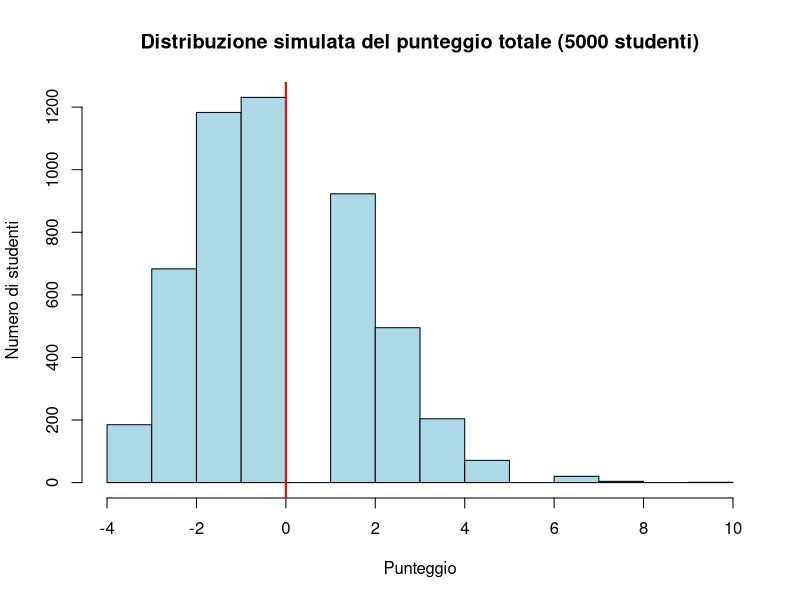

Write R code to recreate this figure.
## ---- chunk 1
#| echo: false
#| output: false
library(ggplot2)
set.seed(42)
## ---- chunk 2
# Punteggi possibili
x <- c(0, 1, 2)

# Probabilità
p <- c(0.70, 0.20, 0.10)
## ---- chunk 3
sum(p)
## ---- chunk 4
media <- sum(x * p)
media
## ---- chunk 5
x * p
## ---- chunk 6
media_quadrati <- sum(x^2 * p)
media_quadrati
## ---- chunk 7
varianza <- media_quadrati - media^2
varianza
## ---- chunk 8
sqrt(varianza)
## ---- chunk 9
# Dati
x <- c(0, 1, 2)
p <- c(0.70, 0.20, 0.10)

# Calcoli
media    <- sum(x * p)
varianza <- sum(x^2 * p) - media^2
sd       <- sqrt(varianza)

# Risultati
c(Media = media, Varianza = varianza, SD = sd)
## ---- chunk 10
# Estrai 10 valori da x, con le probabilità p
sample(x, size = 10, replace = TRUE, prob = p)
## ---- chunk 11
campione <- sample(x, size = 10000, replace = TRUE, prob = p)
## ---- chunk 12
mean(campione)
## ---- chunk 13
# Media
c(Teorica = media, Simulata = mean(campione))
## ---- chunk 14
# Varianza (nota: var() usa n-1, quindi è leggermente diversa)
c(Teorica = varianza, Simulata = var(campione))
## ---- chunk 15
# Dati
x <- 1:5
p <- c(0.10, 0.25, 0.35, 0.20, 0.10)

# Calcoli
media    <- sum(x * p)
varianza <- sum(x^2 * p) - media^2

c(Media = media, SD = sqrt(varianza))
## ---- chunk 16
campione <- sample(x, size = 5000, replace = TRUE, prob = p)

c(Media_teorica = media, Media_simulata = mean(campione))
## ---- chunk 17
# Simula 5000 studenti: ciascuno ha 15 domande, prob. successo = 0.2
num_corrette <- rbinom(5000, size = 15, prob = 0.2)
## ---- chunk 18
# Calcola il punteggio totale per ogni studente
punteggi_totali <- 1.25 * num_corrette - 3.75
## ---- chunk 19
# Valori teorici
media_teorica <- 0
sd_teorica <- sqrt(15 * 0.25)  # Varianza per una domanda = 0.25

# Valori simulati
confronto <- data.frame(
  Statistica = c("Media", "Deviazione Standard"),
  Teorica = c(media_teorica, sd_teorica),
  Simulata = c(mean(punteggi_totali), sd(punteggi_totali))
)

confronto
## ---- chunk 20
hist(punteggi_totali,
     main = "Distribuzione simulata del punteggio totale (5000 studenti)",
     xlab = "Punteggio",
     ylab = "Numero di studenti",
     col = "lightblue")
abline(v = 0, col = "red", lwd = 2)  # Linea sulla media teorica
## ---- chunk 21
X <- rnorm(10000, mean = 25, sd = 5)
T <- 50 + 10 * (X - 25) / 5

c(Media_T = mean(T), SD_T = sd(T))
